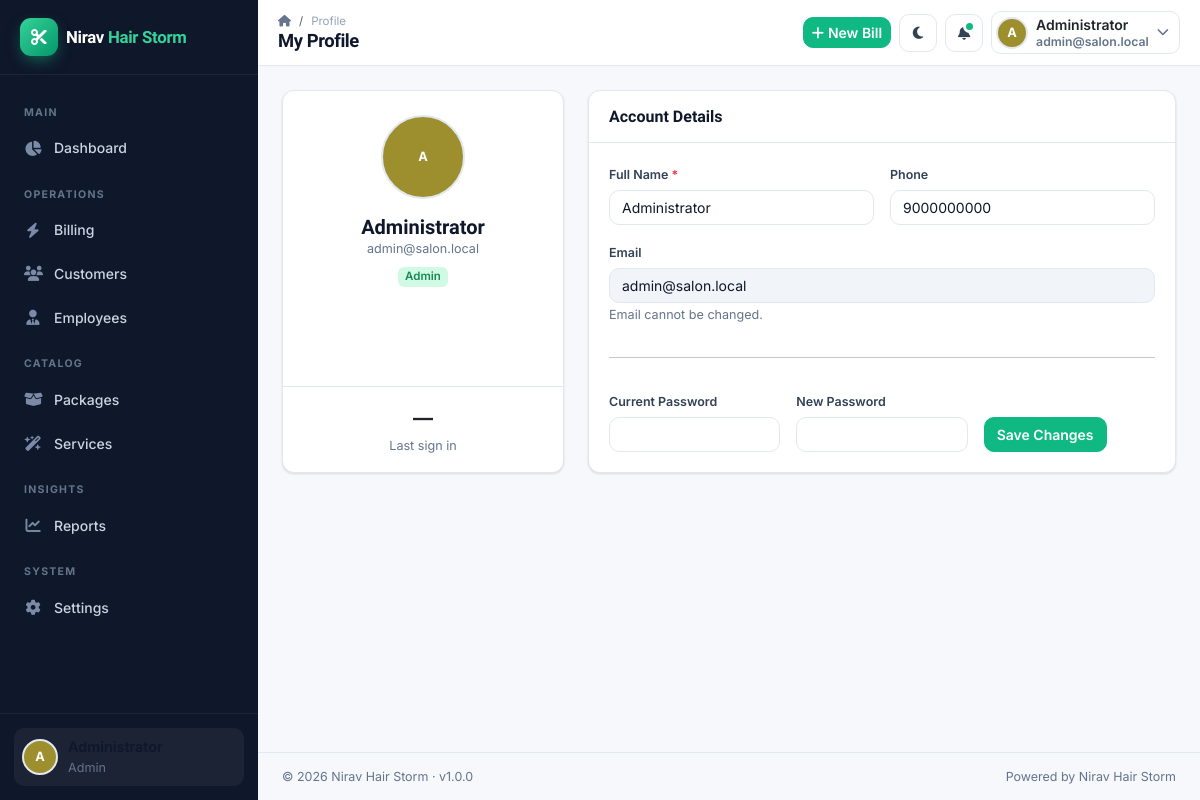
Screenshot of /profile (signed in) with the database file from the repository.
### tables this page shows
CREATE TABLE IF NOT EXISTS `users` (
    `id` INT UNSIGNED NOT NULL AUTO_INCREMENT,
    `role_id` INT UNSIGNED NOT NULL,
    `name` VARCHAR(120) NOT NULL,
    `email` VARCHAR(160) NOT NULL,
    `password` VARCHAR(255) NOT NULL,
    `phone` VARCHAR(20) NULL,
    `avatar` VARCHAR(255) NULL,
    `status` ENUM('active','inactive') NOT NULL DEFAULT 'active',
    `last_login_at` TIMESTAMP NULL DEFAULT NULL,
    `remember_token` VARCHAR(100) NULL,
    `created_at` TIMESTAMP NOT NULL DEFAULT CURRENT_TIMESTAMP,
    `updated_at` TIMESTAMP NOT NULL DEFAULT CURRENT_TIMESTAMP ON UPDATE CURRENT_TIMESTAMP,
    `deleted_at` TIMESTAMP NULL DEFAULT NULL,
    PRIMARY KEY (`id`),
    UNIQUE KEY `uq_users_email` (`email`),
    KEY `idx_users_role` (`role_id`),
    KEY `idx_users_status` (`status`),
    CONSTRAINT `fk_users_role` FOREIGN KEY (`role_id`) REFERENCES `roles` (`id`)
);

CREATE TABLE IF NOT EXISTS `roles` (
    `id` INT UNSIGNED NOT NULL AUTO_INCREMENT,
    `name` VARCHAR(100) NOT NULL,
    `slug` VARCHAR(100) NOT NULL,
    `description` TEXT NULL,
    `permissions` JSON NULL,
    `is_system` TINYINT(1) NOT NULL DEFAULT 0,
    `created_at` TIMESTAMP NOT NULL DEFAULT CURRENT_TIMESTAMP,
    `updated_at` TIMESTAMP NOT NULL DEFAULT CURRENT_TIMESTAMP ON UPDATE CURRENT_TIMESTAMP,
    `deleted_at` TIMESTAMP NULL DEFAULT NULL,
    PRIMARY KEY (`id`),
    UNIQUE KEY `uq_roles_slug` (`slug`)
);

CREATE TABLE IF NOT EXISTS `settings` (
    `id` INT UNSIGNED NOT NULL AUTO_INCREMENT,
    `key` VARCHAR(120) NOT NULL,
    `value` TEXT NULL,
    `created_at` TIMESTAMP NOT NULL DEFAULT CURRENT_TIMESTAMP,
    `updated_at` TIMESTAMP NOT NULL DEFAULT CURRENT_TIMESTAMP ON UPDATE CURRENT_TIMESTAMP,
    PRIMARY KEY (`id`),
    UNIQUE KEY `uq_settings_key` (`key`)
);

### app/Views/profile/index.php (the view, shortened to what the rows shown need)
<div class="row g-4">
    <div class="col-lg-4">
        <div class="card text-center h-100">
            <div class="card-body py-4">
                <?php echo avatar_or_initials($user['name'], $user['avatar'], 84); ?>
                <h5 class="mt-3 mb-0 fw-bold"><?php echo e($user['name']); ?></h5>
                <div class="text-muted small"><?php echo e($user['email']); ?></div>
                <span class="badge bg-success-soft text-success mt-2"><?php echo e($user['role_name'] ?? 'Member'); ?></span>
            </div>
            <div class="card-footer bg-transparent d-flex justify-content-around py-3">
                <div class="text-center">
                    <div class="fw-bold fs-5"><?php echo $user['last_login_at'] ? e(format_datetime($user['last_login_at'])) : '—'; ?></div>
                    <small class="text-muted">Last sign in</small>
                </div>
            </div>
        </div>
    </div>
    <div class="col-lg-8">
        <div class="card">
            <div class="card-header bg-transparent"><h6 class="mb-0 fw-bold">Account Details</h6></div>
            <div class="card-body">
                <form method="post" action="<?php echo url('/profile'); ?>">
                    <div class="row g-3">
                        <div class="col-md-6">
                            <label class="form-label">Full Name <span class="text-danger">*</span></label>
                            <input class="form-control" name="name" value="<?php echo e($user['name']); ?>" required>
                        </div>
                        <div class="col-md-6">
                            <label class="form-label">Phone</label>
                            <input class="form-control" name="phone" value="<?php echo e($user['phone']); ?>">
                        </div>
                        <div class="col-12">
                            <label class="form-label">Email</label>
                            <input class="form-control" value="<?php echo e($user['email']); ?>" disabled>
                            <small class="text-muted">Email cannot be changed.</small>
                        </div>
                        <div class="col-12"><hr></div>
                        <div class="col-md-4">
                            <label class="form-label">Current Password</label>
                            <input class="form-control" type="password" name="current_password" autocomplete="current-password">
                        </div>
                        <div class="col-md-4">
                            <label class="form-label">New Password</label>
                            <input class="form-control" type="password" name="new_password" autocomplete="new-password">
                        </div>
                        <div class="col-md-4 d-flex align-items-end">
                            <button class="btn btn-primary" type="submit">Save Changes</button>
                        </div>
                    </div>
                </form>
            </div>
        </div>
    </div>
</div>

### app/Core/Router.php (shortened to what the rows shown need)
<?php
class Router
{
    private array $routes = [];
    public function add(string $method, string $pattern, array $handler, array $middleware = []): void
    {
        $this->routes[] = [
            'method' => strtoupper($method),
            'pattern' => $pattern,
            'handler' => $handler,
            'middleware' => $middleware,
        ];
    }
    public function resolve(): void
    {
        $uri = $this->request->uri();
        $method = $this->request->method();
        foreach ($this->routes as $route) {
            if ($route['method'] !== $method) {
                continue;
            }
            $params = $this->match($route['pattern'], $uri);
            if ($params === null) {
                continue;
            }
            $this->dispatch($route['handler'], $params);
            return;
        }
    }
    private function match(string $pattern, string $uri): ?array
    {
        $regex = preg_replace('/\{(\w+)\}/', '(?P<$1>[^/]+)', $pattern);
        $regex = '#^' . $regex . '$#';
        if (preg_match($regex, $uri, $matches)) {
            return array_filter($matches, 'is_string', ARRAY_FILTER_USE_KEY);
        }
        return null;
    }
    private function dispatch(array $handler, array $params): void
    {
        [$controllerClass, $method] = $handler;
        $controller = new $controllerClass();
        $args = $this->castParams($controller, $method, array_values($params));
        $controller->{$method}(...$args);
    }
    private function castParams(object $controller, string $method, array $params): array
    {
        $args = [];
        return $args;
    }
}

### app/Views/layouts/main.php (shortened to what the rows shown need)
<?php
$title = $title ?? $pageTitle ?? App\Core\App::config('app.name', 'Nirav Hair Storm');
$theme = setting('theme_mode', 'light');
$businessName = setting('business_name', 'Nirav Hair Storm');
?>
<!DOCTYPE html>
<html lang="en" data-theme="<?php echo e($theme === 'dark' ? 'dark' : 'light'); ?>">
<head>
    <link href="https://cdn.jsdelivr.net/npm/bootstrap@5.3.3/dist/css/bootstrap.min.css" rel="stylesheet">
    <link href="https://cdnjs.cloudflare.com/ajax/libs/font-awesome/6.5.2/css/all.min.css" rel="stylesheet">
    <link href="https://cdn.datatables.net/1.13.8/css/dataTables.bootstrap5.min.css" rel="stylesheet">
    <link href="https://cdn.jsdelivr.net/npm/select2@4.1.0-rc.0/dist/css/select2.min.css" rel="stylesheet">
    <link href="https://cdn.jsdelivr.net/npm/select2-bootstrap-5-theme@1.3.0/dist/select2-bootstrap-5-theme.min.css" rel="stylesheet">
    <link href="<?php echo url('css/app.css'); ?>" rel="stylesheet">
</head>
<body class="<?php echo e($bodyClass ?? ''); ?>">
<div class="app-shell">
    <?php include APP_PATH . '/Views/partials/sidebar.php'; ?>
    <div class="app-main" id="appMain">
        <?php include APP_PATH . '/Views/partials/topbar.php'; ?>
        <main class="app-content">
            <div class="container-fluid px-3 px-lg-4 py-3 py-lg-4">
                <?php echo $content; ?>
            </div>
        </main>
        <footer class="app-footer d-none d-md-flex">
            <span>© <?php echo date('Y'); ?> <?php echo e($businessName); ?> · v<?php echo e(App\Core\App::config('app.version')); ?></span>
            <span class="ms-auto text-muted">Powered by Nirav Hair Storm</span>
        </footer>
    </div>
</div>
</body>
</html>

### app/Views/partials/sidebar.php (shortened to what the rows shown need)
<aside class="app-sidebar" id="appSidebar">
    <div class="sidebar-brand">
        <a href="<?php echo url('/dashboard'); ?>" class="d-flex align-items-center gap-2 text-decoration-none">
            <span class="brand-mark">
                <i class="fa-solid fa-scissors"></i>
            </span>
            <span class="brand-name">Nirav <em>Hair Storm</em></span>
        </a>
    </div>
    <nav class="sidebar-nav">
        <span class="nav-label">Main</span>
        <a class="nav-item <?php echo active_class('dashboard', $active ?? ''); ?>" href="<?php echo url('/dashboard'); ?>">
            <i class="fa-solid fa-chart-pie"></i><span>Dashboard</span>
        </a>
        <span class="nav-label">Operations</span>
        <a class="nav-item <?php echo active_class('billing', $active ?? ''); ?>" href="<?php echo url('/billing'); ?>">
            <i class="fa-solid fa-bolt"></i><span>Billing</span>
        </a>
        <a class="nav-item <?php echo active_class('customers', $active ?? ''); ?>" href="<?php echo url('/customers'); ?>">
            <i class="fa-solid fa-users"></i><span>Customers</span>
        </a>
        <a class="nav-item <?php echo active_class('employees', $active ?? ''); ?>" href="<?php echo url('/employees'); ?>">
            <i class="fa-solid fa-user-tie"></i><span>Employees</span>
        </a>
        <span class="nav-label">Catalog</span>
        <a class="nav-item <?php echo active_class('packages', $active ?? ''); ?>" href="<?php echo url('/packages'); ?>">
            <i class="fa-solid fa-box-open"></i><span>Packages</span>
        </a>
        <a class="nav-item <?php echo active_class('services', $active ?? ''); ?>" href="<?php echo url('/services'); ?>">
            <i class="fa-solid fa-wand-magic-sparkles"></i><span>Services</span>
        </a>
        <span class="nav-label">Insights</span>
        <a class="nav-item <?php echo active_class('reports', $active ?? ''); ?>" href="<?php echo url('/reports'); ?>">
            <i class="fa-solid fa-chart-line"></i><span>Reports</span>
        </a>
        <span class="nav-label">System</span>
        <a class="nav-item <?php echo active_class('settings', $active ?? ''); ?>" href="<?php echo url('/settings'); ?>">
            <i class="fa-solid fa-gear"></i><span>Settings</span>
        </a>
    </nav>
    <div class="sidebar-footer">
        <div class="sidebar-user">
            <?php $u = auth_user() ?: ['name' => 'User', 'email' => '']; ?>
            <?php echo avatar_or_initials($u['name'], $u['avatar'] ?? '', 36); ?>
            <div class="sidebar-user-meta">
                <span class="fw-semibold text-truncate"><?php echo e($u['name']); ?></span>
                <small class="text-muted text-truncate"><?php echo e(ucwords(str_replace('-', ' ', $u['role_slug'] ?? ''))); ?></small>
            </div>
        </div>
    </div>
</aside>

### app/Views/partials/topbar.php (shortened to what the rows shown need)
<?php
$user = auth_user() ?: ['name' => 'User', 'email' => '', 'role_slug' => '', 'avatar' => ''];
$breadcrumbs = $breadcrumbs ?? [];
?>
<header class="app-topbar">
    <div class="d-flex align-items-center gap-3">
        <div class="d-none d-sm-block">
            <nav class="breadcrumb-nav" aria-label="breadcrumb">
                <ol class="breadcrumb mb-0">
                    <li class="breadcrumb-item"><a href="<?php echo url('/dashboard'); ?>"><i class="fa-solid fa-house"></i></a></li>
                    <?php $count = count($breadcrumbs); $i = 0; ?>
                    <?php foreach ($breadcrumbs as $label => $href): ?>
                        <?php $i++; ?>
                        <?php if ($i === $count): ?>
                            <li class="breadcrumb-item active" aria-current="page"><?php echo e($label); ?></li>
                        <?php else: ?>
                            <li class="breadcrumb-item"><a href="<?php echo e($href); ?>"><?php echo e($label); ?></a></li>
                        <?php endif; ?>
                    <?php endforeach; ?>
                </ol>
            </nav>
            <h1 class="page-title"><?php echo e($title); ?></h1>
        </div>
    </div>
    <div class="d-flex align-items-center gap-2">
        <?php if (can('billing.create')): ?>
            <a href="<?php echo url('/billing'); ?>" class="btn btn-primary btn-sm d-none d-sm-inline-flex align-items-center gap-1">
                <i class="fa-solid fa-plus"></i> New Bill
            </a>
        <?php endif; ?>
        <button class="btn btn-icon theme-toggle" type="button" id="themeToggle" title="Toggle theme" aria-label="Toggle theme">
            <i class="fa-solid fa-moon"></i>
        </button>
        <div class="dropdown">
            <button class="btn btn-icon position-relative" type="button" data-bs-toggle="dropdown" aria-expanded="false" title="Activity">
                <i class="fa-solid fa-bell"></i>
                <span class="badge-dot"></span>
            </button>
        </div>
        <div class="dropdown">
            <button class="btn btn-sm d-flex align-items-center gap-2 user-chip" type="button" data-bs-toggle="dropdown" aria-expanded="false">
                <?php echo avatar_or_initials($user['name'], $user['avatar'] ?? '', 32); ?>
                <span class="d-none d-md-block text-start">
                    <span class="d-block fw-semibold lh-sm"><?php echo e($user['name']); ?></span>
                    <span class="d-block text-muted small lh-sm"><?php echo e($user['email']); ?></span>
                </span>
                <i class="fa-solid fa-chevron-down small text-muted"></i>
            </button>
        </div>
    </div>
</header>

### rows the page displays
users: role.slug "Admin", name "Administrator", email "admin@salon.local", role.name "Admin", phone "9000000000"
settings: value "Nirav Hair Storm"

### other values shown
$initials "A A A"
$label "Profile"
